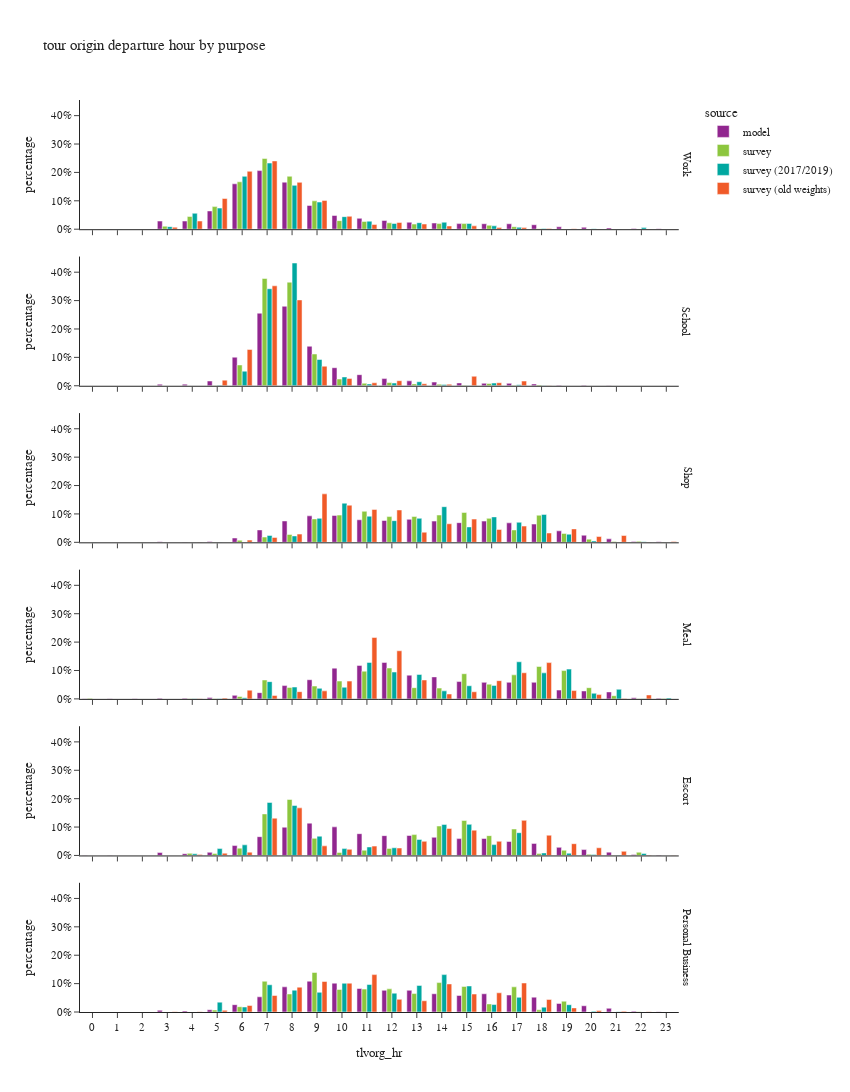

Notebook code for this chart:
### Code cell
df_plot = df_tour.groupby(['tlvorg_hr','pdpurp_label','source'])['toexpfac'].agg(sample_count='size', toexpfac='sum').reset_index()
df_plot['percentage'] = df_plot.groupby(['pdpurp_label','source'], group_keys=False)['toexpfac']. \
    apply(lambda x: x / float(x.sum()))

fig = px.bar(df_plot.sort_values(['source','pdpurp_label']),
             x="tlvorg_hr", y="percentage", color="source",barmode="group",
             facet_row='pdpurp_label',
             hover_data=['toexpfac','sample_count'],
             title="tour origin departure hour by purpose")
fig.update_layout(height=1500, width=850)
fig.for_each_annotation(lambda a: a.update(text = a.text.split("=")[-1]))
fig.for_each_xaxis(lambda a: a.update(dict(dtick = 1, categoryorder='category ascending')))
fig.for_each_yaxis(lambda a: a.update(dict(tickformat=".0%")))
fig.show()

### Figure 1 — Plotly figure (JSON) as saved in the notebook; plotly's stock layout.template omitted (floating-point values rounded to 4 significant figures)
{"data": [{"alignmentgroup": "True", "customdata": [[764.0, 764.0], [471.0, 471.0], [183.0, 183.0], [22820.0, 22820.0], [22830.0, 22830.0], [51110.0, 51110.0], [127000.0, 127000.0], [164000.0, 164000.0], [131600.0, 131600.0], [66430.0, 66430.0], [38330.0, 38330.0], [30360.0, 30360.0], [24460.0, 24460.0], [19500.0, 19500.0], [17310.0, 17310.0], [15640.0, 15640.0], [15300.0, 15300.0], [15200.0, 15200.0], [12530.0, 12530.0], [6754.0, 6754.0], [5371.0, 5371.0], [3661.0, 3661.0], [1676.0, 1676.0], [1141.0, 1141.0]], "hovertemplate": "source=model<br>pdpurp_label=Work<br>tlvorg_hr=%{x}<br>percentage=%{y}<br>toexpfac=%{customdata[0]}<br>sample_count=%{customdata[1]}<extra></extra>", "legendgroup": "model", "marker": {"color": "#91268F", "pattern": {"shape": ""}}, "name": "model", "offsetgroup": "model", "orientation": "v", "showlegend": true, "textposition": "auto", "type": "bar", "x": [0, 1, 2, 3, 4, 5, 6, 7, 8, 9, 10, 11, 12, 13, 14, 15, 16, 17, 18, 19, 20, 21, 22, 23], "xaxis": "x6", "y": [0.0009616, 0.0005928, 0.0002303, 0.02872, 0.02873, 0.06433, 0.1599, 0.2064, 0.1657, 0.08361, 0.04825, 0.03821, 0.03079, 0.02454, 0.02179, 0.01969, 0.01926, 0.01914, 0.01577, 0.008501, 0.00676, 0.004608, 0.002109, 0.001436], "yaxis": "y6"}, {"alignmentgroup": "True", "customdata": [[0.0, 0.0], [0.0, 0.0], [0.0, 0.0], [1355.0, 1355.0], [1440.0, 1440.0], [4217.0, 4217.0], [25240.0, 25240.0], [64120.0, 64120.0], [70240.0, 70240.0], [34910.0, 34910.0], [15950.0, 15950.0], [9810.0, 9810.0], [6342.0, 6342.0], [4357.0, 4357.0], [3260.0, 3260.0], [2521.0, 2521.0], [2177.0, 2177.0], [2118.0, 2118.0], [1574.0, 1574.0], [490.0, 490.0], [480.0, 480.0], [265.0, 265.0], [1.0, 1.0], [0.0, 0.0]], "hovertemplate": "source=model<br>pdpurp_label=School<br>tlvorg_hr=%{x}<br>percentage=%{y}<br>toexpfac=%{customdata[0]}<br>sample_count=%{customdata[1]}<extra></extra>", "legendgroup": "model", "marker": {"color": "#91268F", "pattern": {"shape": ""}}, "name": "model", "offsetgroup": "model", "orientation": "v", "showlegend": false, "textposition": "auto", "type": "bar", "x": [0, 1, 2, 3, 4, 5, 6, 7, 8, 9, 10, 11, 12, 13, 14, 15, 16, 17, 18, 19, 20, 21, 22, 23], "xaxis": "x5", "y": [0.0, 0.0, 0.0, 0.005402, 0.00574, 0.01681, 0.1006, 0.2556, 0.28, 0.1392, 0.06357, 0.03911, 0.02528, 0.01737, 0.013, 0.01005, 0.008678, 0.008443, 0.006275, 0.001953, 0.001913, 0.001056, 3.986e-06, 0.0], "yaxis": "y5"}, {"alignmentgroup": "True", "customdata": [[168.0, 168.0], [133.0, 133.0], [63.0, 63.0], [662.0, 662.0], [484.0, 484.0], [1208.0, 1208.0], [6059.0, 6059.0], [17420.0, 17420.0], [30020.0, 30020.0], [37190.0, 37190.0], [37750.0, 37750.0], [31670.0, 31670.0], [30640.0, 30640.0], [32280.0, 32280.0], [29820.0, 29820.0], [27620.0, 27620.0], [29820.0, 29820.0], [27380.0, 27380.0], [25630.0, 25630.0], [16130.0, 16130.0], [9965.0, 9965.0], [4850.0, 4850.0], [1247.0, 1247.0], [635.0, 635.0]], "hovertemplate": "source=model<br>pdpurp_label=Shop<br>tlvorg_hr=%{x}<br>percentage=%{y}<br>toexpfac=%{customdata[0]}<br>sample_count=%{customdata[1]}<extra></extra>", "legendgroup": "model", "marker": {"color": "#91268F", "pattern": {"shape": ""}}, "name": "model", "offsetgroup": "model", "orientation": "v", "showlegend": false, "textposition": "auto", "type": "bar", "x": [0, 1, 2, 3, 4, 5, 6, 7, 8, 9, 10, 11, 12, 13, 14, 15, 16, 17, 18, 19, 20, 21, 22, 23], "xaxis": "x4", "y": [0.0004212, 0.0003335, 0.000158, 0.00166, 0.001214, 0.003029, 0.01519, 0.04367, 0.07526, 0.09325, 0.09464, 0.0794, 0.07682, 0.08093, 0.07477, 0.06924, 0.07478, 0.06865, 0.06427, 0.04043, 0.02499, 0.01216, 0.003127, 0.001592], "yaxis": "y4"}, {"alignmentgroup": "True", "customdata": [[288.0, 288.0], [210.0, 210.0], [74.0, 74.0], [837.0, 837.0], [778.0, 778.0], [1826.0, 1826.0], [4732.0, 4732.0], [8387.0, 8387.0], [17880.0, 17880.0], [25770.0, 25770.0], [41340.0, 41340.0], [45000.0, 45000.0], [49020.0, 49020.0], [31900.0, 31900.0], [29590.0, 29590.0], [23290.0, 23290.0], [22220.0, 22220.0], [22300.0, 22300.0], [22280.0, 22280.0], [11860.0, 11860.0], [10670.0, 10670.0], [9356.0, 9356.0], [1484.0, 1484.0], [743.0, 743.0]], "hovertemplate": "source=model<br>pdpurp_label=Meal<br>tlvorg_hr=%{x}<br>percentage=%{y}<br>toexpfac=%{customdata[0]}<br>sample_count=%{customdata[1]}<extra></extra>", "legendgroup": "model", "marker": {"color": "#91268F", "pattern": {"shape": ""}}, "name": "model", "offsetgroup": "model", "orientation": "v", "showlegend": false, "textposition": "auto", "type": "bar", "x": [0, 1, 2, 3, 4, 5, 6, 7, 8, 9, 10, 11, 12, 13, 14, 15, 16, 17, 18, 19, 20, 21, 22, 23], "xaxis": "x3", "y": [0.0007542, 0.00055, 0.0001938, 0.002192, 0.002037, 0.004782, 0.01239, 0.02196, 0.04683, 0.06749, 0.1083, 0.1178, 0.1284, 0.08353, 0.0775, 0.061, 0.0582, 0.05841, 0.05836, 0.03105, 0.02793, 0.0245, 0.003886, 0.001946], "yaxis": "y3"}, {"alignmentgroup": "True", "customdata": [[115.0, 115.0], [122.0, 122.0], [59.0, 59.0], [3386.0, 3386.0], [2046.0, 2046.0], [3626.0, 3626.0], [11540.0, 11540.0], [21920.0, 21920.0], [32950.0, 32950.0], [37720.0, 37720.0], [33380.0, 33380.0], [25420.0, 25420.0], [23120.0, 23120.0], [23280.0, 23280.0], [21160.0, 21160.0], [19650.0, 19650.0], [19810.0, 19810.0], [16320.0, 16320.0], [14080.0, 14080.0], [9440.0, 9440.0], [6874.0, 6874.0], [3848.0, 3848.0], [1117.0, 1117.0], [559.0, 559.0]], "hovertemplate": "source=model<br>pdpurp_label=Escort<br>tlvorg_hr=%{x}<br>percentage=%{y}<br>toexpfac=%{customdata[0]}<br>sample_count=%{customdata[1]}<extra></extra>", "legendgroup": "model", "marker": {"color": "#91268F", "pattern": {"shape": ""}}, "name": "model", "offsetgroup": "model", "orientation": "v", "showlegend": false, "textposition": "auto", "type": "bar", "x": [0, 1, 2, 3, 4, 5, 6, 7, 8, 9, 10, 11, 12, 13, 14, 15, 16, 17, 18, 19, 20, 21, 22, 23], "xaxis": "x2", "y": [0.0003469, 0.000368, 0.000178, 0.01021, 0.006171, 0.01094, 0.03481, 0.06612, 0.09939, 0.1138, 0.1007, 0.07666, 0.06974, 0.07023, 0.06383, 0.05926, 0.05975, 0.04921, 0.04246, 0.02847, 0.02073, 0.01161, 0.003369, 0.001686], "yaxis": "y2"}, {"alignmentgroup": "True", "customdata": [[90.0, 90.0], [56.0, 56.0], [28.0, 28.0], [1346.0, 1346.0], [798.0, 798.0], [1780.0, 1780.0], [5716.0, 5716.0], [11870.0, 11870.0], [19650.0, 19650.0], [24080.0, 24080.0], [22520.0, 22520.0], [18350.0, 18350.0], [16940.0, 16940.0], [16960.0, 16960.0], [14250.0, 14250.0], [12900.0, 12900.0], [14240.0, 14240.0], [13250.0, 13250.0], [11600.0, 11600.0], [6680.0, 6680.0], [4878.0, 4878.0], [2888.0, 2888.0], [617.0, 617.0], [285.0, 285.0]], "hovertemplate": "source=model<br>pdpurp_label=Personal Business<br>tlvorg_hr=%{x}<br>percentage=%{y}<br>toexpfac=%{customdata[0]}<br>sample_count=%{customdata[1]}<extra></extra>", "legendgroup": "model", "marker": {"color": "#91268F", "pattern": {"shape": ""}}, "name": "model", "offsetgroup": "model", "orientation": "v", "showlegend": false, "textposition": "auto", "type": "bar", "x": [0, 1, 2, 3, 4, 5, 6, 7, 8, 9, 10, 11, 12, 13, 14, 15, 16, 17, 18, 19, 20, 21, 22, 23], "xaxis": "x", "y": [0.0004058, 0.0002525, 0.0001263, 0.006069, 0.003598, 0.008026, 0.02577, 0.05352, 0.08861, 0.1086, 0.1015, 0.08275, 0.07637, 0.07646, 0.06426, 0.05818, 0.06422, 0.05975, 0.05232, 0.03012, 0.022, 0.01302, 0.002782, 0.001285], "yaxis": "y"}, {"alignmentgroup": "True", "customdata": [[0.0, 0.0], [336.4, 1.0], [0.0, 0.0], [17150.0, 21.0], [72310.0, 65.0], [128300.0, 135.0], [268900.0, 369.0], [401100.0, 614.0], [300300.0, 504.0], [161000.0, 292.0], [48640.0, 170.0], [44030.0, 99.0], [36170.0, 106.0], [28940.0, 69.0], [31650.0, 62.0], [31910.0, 50.0], [22130.0, 33.0], [14290.0, 34.0], [2268.0, 10.0], [865.1, 7.0], [314.1, 7.0], [132.0, 3.0], [449.3, 6.0], [273.0, 1.0]], "hovertemplate": "source=survey<br>pdpurp_label=Work<br>tlvorg_hr=%{x}<br>percentage=%{y}<br>toexpfac=%{customdata[0]}<br>sample_count=%{customdata[1]}<extra></extra>", "legendgroup": "survey", "marker": {"color": "#8CC63E", "pattern": {"shape": ""}}, "name": "survey", "offsetgroup": "survey", "orientation": "v", "showlegend": true, "textposition": "auto", "type": "bar", "x": [0, 1, 2, 3, 4, 5, 6, 7, 8, 9, 10, 11, 12, 13, 14, 15, 16, 17, 18, 19, 20, 21, 22, 23], "xaxis": "x6", "y": [0.0, 0.0002088, 0.0, 0.01065, 0.04487, 0.07959, 0.1669, 0.2489, 0.1864, 0.0999, 0.03019, 0.02732, 0.02245, 0.01796, 0.01964, 0.0198, 0.01373, 0.008868, 0.001407, 0.0005368, 0.0001949, 8.192e-05, 0.0002788, 0.0001694], "yaxis": "y6"}, {"alignmentgroup": "True", "customdata": [[0.0, 0.0], [0.0, 0.0], [0.0, 0.0], [0.0, 0.0], [100.6, 1.0], [527.1, 4.0], [41580.0, 28.0], [214400.0, 229.0], [207000.0, 262.0], [63500.0, 55.0], [13430.0, 19.0], [5004.0, 14.0], [6448.0, 9.0], [3757.0, 11.0], [3158.0, 6.0], [1223.0, 4.0], [4539.0, 7.0], [1008.0, 5.0], [1756.0, 1.0], [0.0, 0.0], [0.0, 0.0], [0.0, 0.0], [0.0, 0.0], [0.0, 0.0]], "hovertemplate": "source=survey<br>pdpurp_label=School<br>tlvorg_hr=%{x}<br>percentage=%{y}<br>toexpfac=%{customdata[0]}<br>sample_count=%{customdata[1]}<extra></extra>", "legendgroup": "survey", "marker": {"color": "#8CC63E", "pattern": {"shape": ""}}, "name": "survey", "offsetgroup": "survey", "orientation": "v", "showlegend": false, "textposition": "auto", "type": "bar", "x": [0, 1, 2, 3, 4, 5, 6, 7, 8, 9, 10, 11, 12, 13, 14, 15, 16, 17, 18, 19, 20, 21, 22, 23], "xaxis": "x5", "y": [0.0, 0.0, 0.0, 0.0, 0.0001772, 0.0009289, 0.07327, 0.3778, 0.3648, 0.1119, 0.02367, 0.008818, 0.01136, 0.006621, 0.005565, 0.002155, 0.007999, 0.001777, 0.003095, 0.0, 0.0, 0.0, 0.0, 0.0], "yaxis": "y5"}, {"alignmentgroup": "True", "customdata": [[166.5, 1.0], [0.0, 0.0], [662.2, 1.0], [0.0, 0.0], [0.0, 0.0], [901.1, 5.0], [5533.0, 8.0], [14050.0, 36.0], [21060.0, 53.0], [62440.0, 115.0], [72560.0, 163.0], [82710.0, 122.0], [68650.0, 124.0], [68940.0, 135.0], [72800.0, 154.0], [79680.0, 111.0], [63890.0, 110.0], [32990.0, 119.0], [72340.0, 102.0], [23720.0, 89.0], [8448.0, 32.0], [2343.0, 14.0], [2725.0, 7.0], [728.9, 3.0]], "hovertemplate": "source=survey<br>pdpurp_label=Shop<br>tlvorg_hr=%{x}<br>percentage=%{y}<br>toexpfac=%{customdata[0]}<br>sample_count=%{customdata[1]}<extra></extra>", "legendgroup": "survey", "marker": {"color": "#8CC63E", "pattern": {"shape": ""}}, "name": "survey", "offsetgroup": "survey", "orientation": "v", "showlegend": false, "textposition": "auto", "type": "bar", "x": [0, 1, 2, 3, 4, 5, 6, 7, 8, 9, 10, 11, 12, 13, 14, 15, 16, 17, 18, 19, 20, 21, 22, 23], "xaxis": "x4", "y": [0.0002198, 0.0, 0.0008745, 0.0, 0.0, 0.00119, 0.007306, 0.01855, 0.02781, 0.08245, 0.09581, 0.1092, 0.09065, 0.09103, 0.09612, 0.1052, 0.08436, 0.04356, 0.09552, 0.03132, 0.01115, 0.003093, 0.003599, 0.0009624], "yaxis": "y4"}, {"alignmentgroup": "True", "customdata": [[733.8, 1.0], [0.0, 0.0], [0.0, 0.0], [0.0, 0.0], [27.04, 1.0], [53.44, 2.0], [3394.0, 8.0], [27090.0, 20.0], [16390.0, 44.0], [18410.0, 49.0], [25540.0, 57.0], [39730.0, 106.0], [44270.0, 116.0], [16100.0, 61.0], [15470.0, 38.0], [36080.0, 56.0], [21110.0, 57.0], [34460.0, 96.0], [46460.0, 104.0], [40580.0, 55.0], [16040.0, 32.0], [4544.0, 11.0], [74.74, 2.0], [687.0, 2.0]], "hovertemplate": "source=survey<br>pdpurp_label=Meal<br>tlvorg_hr=%{x}<br>percentage=%{y}<br>toexpfac=%{customdata[0]}<br>sample_count=%{customdata[1]}<extra></extra>", "legendgroup": "survey", "marker": {"color": "#8CC63E", "pattern": {"shape": ""}}, "name": "survey", "offsetgroup": "survey", "orientation": "v", "showlegend": false, "textposition": "auto", "type": "bar", "x": [0, 1, 2, 3, 4, 5, 6, 7, 8, 9, 10, 11, 12, 13, 14, 15, 16, 17, 18, 19, 20, 21, 22, 23], "xaxis": "x3", "y": [0.001802, 0.0, 0.0, 0.0, 6.64e-05, 0.0001312, 0.008334, 0.06653, 0.04025, 0.0452, 0.06272, 0.09756, 0.1087, 0.03954, 0.038, 0.08859, 0.05183, 0.08462, 0.1141, 0.09964, 0.03938, 0.01116, 0.0001835, 0.001687], "yaxis": "y3"}, {"alignmentgroup": "True", "customdata": [[0.0, 0.0], [0.0, 0.0], [0.0, 0.0], [0.0, 0.0], [4703.0, 1.0], [4201.0, 8.0], [16250.0, 15.0], [92460.0, 112.0], [124600.0, 150.0], [38040.0, 46.0], [6704.0, 27.0], [11530.0, 23.0], [15610.0, 38.0], [46400.0, 47.0], [65470.0, 72.0], [77810.0, 81.0], [44100.0, 55.0], [58810.0, 53.0], [4068.0, 17.0], [11480.0, 16.0], [2445.0, 8.0], [383.1, 5.0], [7072.0, 5.0], [0.0, 0.0]], "hovertemplate": "source=survey<br>pdpurp_label=Escort<br>tlvorg_hr=%{x}<br>percentage=%{y}<br>toexpfac=%{customdata[0]}<br>sample_count=%{customdata[1]}<extra></extra>", "legendgroup": "survey", "marker": {"color": "#8CC63E", "pattern": {"shape": ""}}, "name": "survey", "offsetgroup": "survey", "orientation": "v", "showlegend": false, "textposition": "auto", "type": "bar", "x": [0, 1, 2, 3, 4, 5, 6, 7, 8, 9, 10, 11, 12, 13, 14, 15, 16, 17, 18, 19, 20, 21, 22, 23], "xaxis": "x2", "y": [0.0, 0.0, 0.0, 0.0, 0.00744, 0.006646, 0.02571, 0.1463, 0.1971, 0.06019, 0.01061, 0.01823, 0.0247, 0.07341, 0.1036, 0.1231, 0.06976, 0.09304, 0.006436, 0.01816, 0.003868, 0.0006061, 0.01119, 0.0], "yaxis": "y2"}, {"alignmentgroup": "True", "customdata": [[0.0, 0.0], [0.0, 0.0], [0.0, 0.0], [0.0, 0.0], [0.0, 0.0], [2697.0, 5.0], [7478.0, 21.0], [43490.0, 62.0], [25500.0, 68.0], [55940.0, 89.0], [31850.0, 93.0], [32360.0, 73.0], [32720.0, 84.0], [26080.0, 86.0], [41580.0, 81.0], [36180.0, 68.0], [11410.0, 53.0], [35590.0, 36.0], [3055.0, 22.0], [15270.0, 15.0], [7.951, 1.0], [34.19, 1.0], [229.0, 1.0], [0.0, 0.0]], "hovertemplate": "source=survey<br>pdpurp_label=Personal Business<br>tlvorg_hr=%{x}<br>percentage=%{y}<br>toexpfac=%{customdata[0]}<br>sample_count=%{customdata[1]}<extra></extra>", "legendgroup": "survey", "marker": {"color": "#8CC63E", "pattern": {"shape": ""}}, "name": "survey", "offsetgroup": "survey", "orientation": "v", "showlegend": false, "textposition": "auto", "type": "bar", "x": [0, 1, 2, 3, 4, 5, 6, 7, 8, 9, 10, 11, 12, 13, 14, 15, 16, 17, 18, 19, 20, 21, 22, 23], "xaxis": "x", "y": [0.0, 0.0, 0.0, 0.0, 0.0, 0.006719, 0.01863, 0.1083, 0.06352, 0.1393, 0.07934, 0.08059, 0.08151, 0.06495, 0.1036, 0.09011, 0.02841, 0.08864, 0.00761, 0.03804, 1.98e-05, 8.516e-05, 0.0005704, 0.0], "yaxis": "y"}, {"alignmentgroup": "True", "customdata": [[0.0, 0.0], [552.0, 1.0], [0.0, 0.0], [12100.0, 20.0], [74930.0, 63.0], [99400.0, 126.0], [248900.0, 354.0], [311400.0, 588.0], [206300.0, 495.0], [127700.0, 269.0], [59090.0, 166.0], [37770.0, 93.0], [26890.0, 95.0], [30690.0, 67.0], [32950.0, 59.0], [26990.0, 52.0], [15880.0, 27.0], [9068.0, 38.0], [3106.0, 10.0], [1355.0, 8.0], [2492.0, 8.0], [1284.0, 3.0], [7464.0, 6.0], [256.0, 1.0]], "hovertemplate": "source=survey (2017/2019)<br>pdpurp_label=Work<br>tlvorg_hr=%{x}<br>percentage=%{y}<br>toexpfac=%{customdata[0]}<br>sample_count=%{customdata[1]}<extra></extra>", "legendgroup": "survey (2017/2019)", "marker": {"color": "#00A7A0", "pattern": {"shape": ""}}, "name": "survey (2017/2019)", "offsetgroup": "survey (2017/2019)", "orientation": "v", "showlegend": true, "textposition": "auto", "type": "bar", "x": [0, 1, 2, 3, 4, 5, 6, 7, 8, 9, 10, 11, 12, 13, 14, 15, 16, 17, 18, 19, 20, 21, 22, 23], "xaxis": "x6", "y": [0.0, 0.000413, 0.0, 0.009056, 0.05606, 0.07437, 0.1862, 0.233, 0.1544, 0.09554, 0.04421, 0.02826, 0.02012, 0.02296, 0.02465, 0.0202, 0.01188, 0.006784, 0.002324, 0.001014, 0.001864, 0.0009608, 0.005584, 0.0001915], "yaxis": "y6"}, {"alignmentgroup": "True", "customdata": [[0.0, 0.0], [0.0, 0.0], [0.0, 0.0], [0.0, 0.0], [75.6, 1.0], [944.6, 3.0], [26700.0, 28.0], [177700.0, 225.0], [224800.0, 254.0], [48090.0, 55.0], [16160.0, 16.0], [3333.0, 11.0], [5016.0, 10.0], [7405.0, 9.0], [2230.0, 10.0], [387.8, 5.0], [4970.0, 6.0], [1663.0, 16.0], [278.9, 2.0], [156.1, 1.0], [0.0, 0.0], [0.0, 0.0], [0.0, 0.0], [0.0, 0.0]], "hovertemplate": "source=survey (2017/2019)<br>pdpurp_label=School<br>tlvorg_hr=%{x}<br>percentage=%{y}<br>toexpfac=%{customdata[0]}<br>sample_count=%{customdata[1]}<extra></extra>", "legendgroup": "survey (2017/2019)", "marker": {"color": "#00A7A0", "pattern": {"shape": ""}}, "name": "survey (2017/2019)", "offsetgroup": "survey (2017/2019)", "orientation": "v", "showlegend": false, "textposition": "auto", "type": "bar", "x": [0, 1, 2, 3, 4, 5, 6, 7, 8, 9, 10, 11, 12, 13, 14, 15, 16, 17, 18, 19, 20, 21, 22, 23], "xaxis": "x5", "y": [0.0, 0.0, 0.0, 0.0, 0.0001454, 0.001817, 0.05135, 0.3419, 0.4323, 0.09249, 0.03108, 0.006411, 0.009647, 0.01424, 0.004288, 0.0007459, 0.009559, 0.003199, 0.0005365, 0.0003002, 0.0, 0.0, 0.0, 0.0], "yaxis": "y5"}, {"alignmentgroup": "True", "customdata": [[484.4, 1.0], [0.0, 0.0], [306.3, 1.0], [0.0, 0.0], [0.0, 0.0], [666.5, 5.0], [313.3, 3.0], [14570.0, 36.0], [13520.0, 51.0], [50810.0, 115.0], [82880.0, 157.0], [55310.0, 114.0], [45890.0, 117.0], [50830.0, 126.0], [75500.0, 148.0], [32650.0, 103.0], [53870.0, 99.0], [42470.0, 112.0], [59090.0, 92.0], [17190.0, 83.0], [2934.0, 23.0], [766.9, 9.0], [1308.0, 7.0], [8.11, 1.0]], "hovertemplate": "source=survey (2017/2019)<br>pdpurp_label=Shop<br>tlvorg_hr=%{x}<br>percentage=%{y}<br>toexpfac=%{customdata[0]}<br>sample_count=%{customdata[1]}<extra></extra>", "legendgroup": "survey (2017/2019)", "marker": {"color": "#00A7A0", "pattern": {"shape": ""}}, "name": "survey (2017/2019)", "offsetgroup": "survey (2017/2019)", "orientation": "v", "showlegend": false, "textposition": "auto", "type": "bar", "x": [0, 1, 2, 3, 4, 5, 6, 7, 8, 9, 10, 11, 12, 13, 14, 15, 16, 17, 18, 19, 20, 21, 22, 23], "xaxis": "x4", "y": [0.0008055, 0.0, 0.0005094, 0.0, 0.0, 0.001108, 0.0005209, 0.02422, 0.02248, 0.0845, 0.1378, 0.09197, 0.07631, 0.08452, 0.1256, 0.0543, 0.08958, 0.07062, 0.09826, 0.02859, 0.004879, 0.001275, 0.002174, 1.349e-05], "yaxis": "y4"}, {"alignmentgroup": "True", "customdata": [[0.0, 0.0], [0.0, 0.0], [0.0, 0.0], [0.0, 0.0], [10.64, 1.0], [45.94, 2.0], [1619.0, 7.0], [24190.0, 21.0], [16590.0, 43.0], [14800.0, 46.0], [16320.0, 53.0], [51140.0, 105.0], [37660.0, 109.0], [34280.0, 57.0], [11240.0, 37.0], [18420.0, 53.0], [18900.0, 57.0], [52020.0, 88.0], [36490.0, 99.0], [41740.0, 51.0], [7901.0, 30.0], [13430.0, 12.0], [71.55, 2.0], [1329.0, 2.0]], "hovertemplate": "source=survey (2017/2019)<br>pdpurp_label=Meal<br>tlvorg_hr=%{x}<br>percentage=%{y}<br>toexpfac=%{customdata[0]}<br>sample_count=%{customdata[1]}<extra></extra>", "legendgroup": "survey (2017/2019)", "marker": {"color": "#00A7A0", "pattern": {"shape": ""}}, "name": "survey (2017/2019)", "offsetgroup": "survey (2017/2019)", "orientation": "v", "showlegend": false, "textposition": "auto", "type": "bar", "x": [0, 1, 2, 3, 4, 5, 6, 7, 8, 9, 10, 11, 12, 13, 14, 15, 16, 17, 18, 19, 20, 21, 22, 23], "xaxis": "x3", "y": [0.0, 0.0, 0.0, 0.0, 2.672e-05, 0.0001154, 0.004067, 0.06074, 0.04167, 0.03716, 0.04099, 0.1284, 0.09458, 0.08609, 0.02823, 0.04625, 0.04746, 0.1306, 0.09164, 0.1048, 0.01984, 0.03373, 0.0001797, 0.003337], "yaxis": "y3"}, {"alignmentgroup": "True", "customdata": [[0.0, 0.0], [0.0, 0.0], [0.0, 0.0], [0.0, 0.0], [3757.0, 1.0], [15980.0, 13.0], [24640.0, 18.0], [123300.0, 121.0], [116100.0, 163.0], [44780.0, 57.0], [15900.0, 30.0], [19720.0, 29.0], [17820.0, 43.0], [37190.0, 52.0], [72150.0, 80.0], [72330.0, 86.0], [25180.0, 63.0], [52930.0, 69.0], [5788.0, 25.0], [5243.0, 17.0], [2042.0, 8.0], [898.5, 5.0], [4675.0, 5.0], [0.0, 0.0]], "hovertemplate": "source=survey (2017/2019)<br>pdpurp_label=Escort<br>tlvorg_hr=%{x}<br>percentage=%{y}<br>toexpfac=%{customdata[0]}<br>sample_count=%{customdata[1]}<extra></extra>", "legendgroup": "survey (2017/2019)", "marker": {"color": "#00A7A0", "pattern": {"shape": ""}}, "name": "survey (2017/2019)", "offsetgroup": "survey (2017/2019)", "orientation": "v", "showlegend": false, "textposition": "auto", "type": "bar", "x": [0, 1, 2, 3, 4, 5, 6, 7, 8, 9, 10, 11, 12, 13, 14, 15, 16, 17, 18, 19, 20, 21, 22, 23], "xaxis": "x2", "y": [0.0, 0.0, 0.0, 0.0, 0.005688, 0.02419, 0.03731, 0.1867, 0.1758, 0.06781, 0.02407, 0.02986, 0.02698, 0.0563, 0.1092, 0.1095, 0.03813, 0.08014, 0.008763, 0.007938, 0.003091, 0.001361, 0.007079, 0.0], "yaxis": "y2"}, {"alignmentgroup": "True", "customdata": [[0.0, 0.0], [0.0, 0.0], [0.0, 0.0], [0.0, 0.0], [0.0, 0.0], [10660.0, 5.0], [5381.0, 21.0], [29390.0, 57.0], [23570.0, 54.0], [21270.0, 80.0], [31020.0, 82.0], [29670.0, 61.0], [20350.0, 73.0], [28690.0, 79.0], [40370.0, 73.0], [28110.0, 55.0], [8037.0, 44.0], [15870.0, 29.0], [5255.0, 16.0], [7877.0, 12.0], [817.9, 8.0], [208.4, 3.0], [46.94, 1.0], [0.0, 0.0]], "hovertemplate": "source=survey (2017/2019)<br>pdpurp_label=Personal Business<br>tlvorg_hr=%{x}<br>percentage=%{y}<br>toexpfac=%{customdata[0]}<br>sample_count=%{customdata[1]}<extra></extra>", "legendgroup": "survey (2017/2019)", "marker": {"color": "#00A7A0", "pattern": {"shape": ""}}, "name": "survey (2017/2019)", "offsetgroup": "survey (2017/2019)", "orientation": "v", "showlegend": false, "textposition": "auto", "type": "bar", "x": [0, 1, 2, 3, 4, 5, 6, 7, 8, 9, 10, 11, 12, 13, 14, 15, 16, 17, 18, 19, 20, 21, 22, 23], "xaxis": "x", "y": [0.0, 0.0, 0.0, 0.0, 0.0, 0.03478, 0.01755, 0.09586, 0.07687, 0.06936, 0.1012, 0.09677, 0.06637, 0.09358, 0.1317, 0.0917, 0.02621, 0.05177, 0.01714, 0.02569, 0.002668, 0.0006798, 0.0001531, 0.0], "yaxis": "y"}, {"alignmentgroup": "True", "customdata": [[663.4, 1.0], [0.0, 0.0], [66.61, 2.0], [11540.0, 35.0], [47070.0, 144.0], [176800.0, 464.0], [333500.0, 1342.0], [393100.0, 2287.0], [269800.0, 1877.0], [165900.0, 1035.0], [74340.0, 457.0], [26840.0, 262.0], [38840.0, 243.0], [29710.0, 196.0], [18520.0, 130.0], [19190.0, 73.0], [10080.0, 76.0], [9235.0, 64.0], [4129.0, 39.0], [2190.0, 13.0], [1627.0, 10.0], [2.034, 1.0], [988.7, 2.0], [988.7, 2.0]], "hovertemplate": "source=survey (old weights)<br>pdpurp_label=Work<br>tlvorg_hr=%{x}<br>percentage=%{y}<br>toexpfac=%{customdata[0]}<br>sample_count=%{customdata[1]}<extra></extra>", "legendgroup": "survey (old weights)", "marker": {"color": "#F05A28", "pattern": {"shape": ""}}, "name": "survey (old weights)", "offsetgroup": "survey (old weights)", "orientation": "v", "showlegend": true, "textposition": "auto", "type": "bar", "x": [0, 1, 2, 3, 4, 5, 6, 7, 8, 9, 10, 11, 12, 13, 14, 15, 16, 17, 18, 19, 20, 21, 22, 23], "xaxis": "x6", "y": [0.0004057, 0.0, 4.074e-05, 0.007056, 0.02879, 0.1081, 0.204, 0.2404, 0.165, 0.1015, 0.04547, 0.01642, 0.02376, 0.01817, 0.01133, 0.01173, 0.006165, 0.005648, 0.002525, 0.001339, 0.0009952, 1.244e-06, 0.0006047, 0.0006047], "yaxis": "y6"}, {"alignmentgroup": "True", "customdata": [[0.0, 0.0], [0.0, 0.0], [0.0, 0.0], [0.0, 0.0], [0.0, 0.0], [10420.0, 19.0], [67140.0, 117.0], [185000.0, 500.0], [158900.0, 567.0], [36240.0, 140.0], [13590.0, 57.0], [5464.0, 29.0], [9372.0, 46.0], [3741.0, 32.0], [2900.0, 33.0], [17570.0, 29.0], [5635.0, 27.0], [8699.0, 38.0], [675.1, 11.0], [75.15, 3.0], [0.0, 0.0], [0.0, 0.0], [0.0, 0.0], [0.0, 0.0]], "hovertemplate": "source=survey (old weights)<br>pdpurp_label=School<br>tlvorg_hr=%{x}<br>percentage=%{y}<br>toexpfac=%{customdata[0]}<br>sample_count=%{customdata[1]}<extra></extra>", "legendgroup": "survey (old weights)", "marker": {"color": "#F05A28", "pattern": {"shape": ""}}, "name": "survey (old weights)", "offsetgroup": "survey (old weights)", "orientation": "v", "showlegend": false, "textposition": "auto", "type": "bar", "x": [0, 1, 2, 3, 4, 5, 6, 7, 8, 9, 10, 11, 12, 13, 14, 15, 16, 17, 18, 19, 20, 21, 22, 23], "xaxis": "x5", "y": [0.0, 0.0, 0.0, 0.0, 0.0, 0.01984, 0.1278, 0.3521, 0.3024, 0.06898, 0.02586, 0.0104, 0.01784, 0.00712, 0.005519, 0.03345, 0.01073, 0.01656, 0.001285, 0.000143, 0.0, 0.0, 0.0, 0.0], "yaxis": "y5"}, {"alignmentgroup": "True", "customdata": [[83.25, 2.0], [0.0, 0.0], [0.5453, 1.0], [11.09, 1.0], [608.1, 3.0], [313.6, 3.0], [6154.0, 16.0], [13480.0, 54.0], [22830.0, 87.0], [134200.0, 211.0], [102900.0, 225.0], [91120.0, 230.0], [89630.0, 201.0], [28020.0, 219.0], [51440.0, 190.0], [64360.0, 200.0], [35570.0, 203.0], [44950.0, 206.0], [25820.0, 201.0], [37190.0, 173.0], [16070.0, 97.0], [18880.0, 49.0], [557.4, 17.0], [2124.0, 7.0]], "hovertemplate": "source=survey (old weights)<br>pdpurp_label=Shop<br>tlvorg_hr=%{x}<br>percentage=%{y}<br>toexpfac=%{customdata[0]}<br>sample_count=%{customdata[1]}<extra></extra>", "legendgroup": "survey (old weights)", "marker": {"color": "#F05A28", "pattern": {"shape": ""}}, "name": "survey (old weights)", "offsetgroup": "survey (old weights)", "orientation": "v", "showlegend": false, "textposition": "auto", "type": "bar", "x": [0, 1, 2, 3, 4, 5, 6, 7, 8, 9, 10, 11, 12, 13, 14, 15, 16, 17, 18, 19, 20, 21, 22, 23], "xaxis": "x4", "y": [0.0001059, 0.0, 6.935e-07, 1.41e-05, 0.0007734, 0.0003989, 0.007827, 0.01714, 0.02903, 0.1707, 0.1309, 0.1159, 0.114, 0.03564, 0.06542, 0.08185, 0.04524, 0.05717, 0.03284, 0.04729, 0.02043, 0.02401, 0.000709, 0.002701], "yaxis": "y4"}, {"alignmentgroup": "True", "customdata": [[0.0, 0.0], [0.0, 0.0], [0.0, 0.0], [0.0, 0.0], [104.4, 2.0], [1004.0, 5.0], [11360.0, 17.0], [4467.0, 65.0], [9392.0, 82.0], [10420.0, 76.0], [23120.0, 88.0], [79800.0, 284.0], [62590.0, 315.0], [24590.0, 131.0], [6321.0, 78.0], [9277.0, 76.0], [23710.0, 119.0], [33990.0, 196.0], [47200.0, 242.0], [10820.0, 164.0], [5593.0, 82.0], [496.2, 23.0], [5109.0, 8.0], [0.0, 0.0]], "hovertemplate": "source=survey (old weights)<br>pdpurp_label=Meal<br>tlvorg_hr=%{x}<br>percentage=%{y}<br>toexpfac=%{customdata[0]}<br>sample_count=%{customdata[1]}<extra></extra>", "legendgroup": "survey (old weights)", "marker": {"color": "#F05A28", "pattern": {"shape": ""}}, "name": "survey (old weights)", "offsetgroup": "survey (old weights)", "orientation": "v", "showlegend": false, "textposition": "auto", "type": "bar", "x": [0, 1, 2, 3, 4, 5, 6, 7, 8, 9, 10, 11, 12, 13, 14, 15, 16, 17, 18, 19, 20, 21, 22, 23], "xaxis": "x3", "y": [0.0, 0.0, 0.0, 0.0, 0.0002826, 0.002719, 0.03074, 0.01209, 0.02543, 0.02822, 0.06258, 0.2161, 0.1695, 0.06658, 0.01711, 0.02512, 0.06419, 0.09202, 0.1278, 0.02928, 0.01514, 0.001343, 0.01383, 0.0], "yaxis": "y3"}, {"alignmentgroup": "True", "customdata": [[0.0, 0.0], [0.0, 0.0], [0.0, 0.0], [69.0, 2.0], [1609.0, 8.0], [3465.0, 13.0], [5062.0, 43.0], [57100.0, 219.0], [72890.0, 233.0], [14690.0, 60.0], [9348.0, 31.0], [14280.0, 49.0], [11400.0, 45.0], [21610.0, 57.0], [41300.0, 101.0], [38700.0, 135.0], [21630.0, 129.0], [53720.0, 109.0], [30990.0, 74.0], [17980.0, 42.0], [11720.0, 24.0], [6335.0, 24.0], [636.9, 9.0], [330.5, 3.0]], "hovertemplate": "source=survey (old weights)<br>pdpurp_label=Escort<br>tlvorg_hr=%{x}<br>percentage=%{y}<br>toexpfac=%{customdata[0]}<br>sample_count=%{customdata[1]}<extra></extra>", "legendgroup": "survey (old weights)", "marker": {"color": "#F05A28", "pattern": {"shape": ""}}, "name": "survey (old weights)", "offsetgroup": "survey (old weights)", "orientation": "v", "showlegend": false, "textposition": "auto", "type": "bar", "x": [0, 1, 2, 3, 4, 5, 6, 7, 8, 9, 10, 11, 12, 13, 14, 15, 16, 17, 18, 19, 20, 21, 22, 23], "xaxis": "x2", "y": [0.0, 0.0, 0.0, 0.0001587, 0.0037, 0.007969, 0.01164, 0.1313, 0.1676, 0.03378, 0.0215, 0.03283, 0.02622, 0.0497, 0.09497, 0.08899, 0.04974, 0.1235, 0.07127, 0.04134, 0.02695, 0.01457, 0.001465, 0.0007599], "yaxis": "y2"}, {"alignmentgroup": "True", "customdata": [[0.0, 0.0], [0.0, 0.0], [0.0, 0.0], [415.1, 5.0], [693.7, 7.0], [4797.0, 19.0], [18700.0, 69.0], [47350.0, 148.0], [71280.0, 291.0], [87580.0, 260.0], [82770.0, 271.0], [107300.0, 182.0], [36320.0, 209.0], [32260.0, 195.0], [80590.0, 192.0], [51540.0, 196.0], [55080.0, 193.0], [83280.0, 171.0], [36070.0, 180.0], [11830.0, 92.0], [4338.0, 39.0], [2041.0, 18.0], [700.4, 9.0], [68.09, 2.0]], "hovertemplate": "source=survey (old weights)<br>pdpurp_label=Personal Business<br>tlvorg_hr=%{x}<br>percentage=%{y}<br>toexpfac=%{customdata[0]}<br>sample_count=%{customdata[1]}<extra></extra>", "legendgroup": "survey (old weights)", "marker": {"color": "#F05A28", "pattern": {"shape": ""}}, "name": "survey (old weights)", "offsetgroup": "survey (old weights)", "orientation": "v", "showlegend": false, "textposition": "auto", "type": "bar", "x": [0, 1, 2, 3, 4, 5, 6, 7, 8, 9, 10, 11, 12, 13, 14, 15, 16, 17, 18, 19, 20, 21, 22, 23], "xaxis": "x", "y": [0.0, 0.0, 0.0, 0.0005094, 0.0008511, 0.005886, 0.02295, 0.05809, 0.08746, 0.1075, 0.1016, 0.1317, 0.04456, 0.03958, 0.09889, 0.06324, 0.06758, 0.1022, 0.04425, 0.01451, 0.005323, 0.002505, 0.0008594, 8.355e-05], "yaxis": "y"}], "layout": {"annotations": [{"font": {}, "showarrow": false, "text": "Personal Business", "textangle": 90, "x": 0.98, "xanchor": "left", "xref": "paper", "y": 0.07083, "yanchor": "middle", "yref": "paper"}, {"font": {}, "showarrow": false, "text": "Escort", "textangle": 90, "x": 0.98, "xanchor": "left", "xref": "paper", "y": 0.2425, "yanchor": "middle", "yref": "paper"}, {"font": {}, "showarrow": false, "text": "Meal", "textangle": 90, "x": 0.98, "xanchor": "left", "xref": "paper", "y": 0.4142, "yanchor": "middle", "yref": "paper"}, {"font": {}, "showarrow": false, "text": "Shop", "textangle": 90, "x": 0.98, "xanchor": "left", "xref": "paper", "y": 0.5858, "yanchor": "middle", "yref": "paper"}, {"font": {}, "showarrow": false, "text": "School", "textangle": 90, "x": 0.98, "xanchor": "left", "xref": "paper", "y": 0.7575, "yanchor": "middle", "yref": "paper"}, {"font": {}, "showarrow": false, "text": "Work", "textangle": 90, "x": 0.98, "xanchor": "left", "xref": "paper", "y": 0.9292, "yanchor": "middle", "yref": "paper"}], "barmode": "group", "height": 1500, "legend": {"title": {"text": "source"}, "tracegroupgap": 0}, "title": {"text": "tour origin departure hour by purpose"}, "width": 850, "xaxis": {"anchor": "y", "categoryorder": "category ascending", "domain": [0.0, 0.98], "dtick": 1, "title": {"text": "tlvorg_hr"}}, "xaxis2": {"anchor": "y2", "categoryorder": "category ascending", "domain": [0.0, 0.98], "dtick": 1, "matches": "x", "showticklabels": false}, "xaxis3": {"anchor": "y3", "categoryorder": "category ascending", "domain": [0.0, 0.98], "dtick": 1, "matches": "x", "showticklabels": false}, "xaxis4": {"anchor": "y4", "categoryorder": "category ascending", "domain": [0.0, 0.98], "dtick": 1, "matches": "x", "showticklabels": false}, "xaxis5": {"anchor": "y5", "categoryorder": "category ascending", "domain": [0.0, 0.98], "dtick": 1, "matches": "x", "showticklabels": false}, "xaxis6": {"anchor": "y6", "categoryorder": "category ascending", "domain": [0.0, 0.98], "dtick": 1, "matches": "x", "showticklabels": false}, "yaxis": {"anchor": "x", "domain": [0.0, 0.1417], "tickformat": ".0%", "title": {"text": "percentage"}}, "yaxis2": {"anchor": "x2", "domain": [0.1717, 0.3133], "matches": "y", "tickformat": ".0%", "title": {"text": "percentage"}}, "yaxis3": {"anchor": "x3", "domain": [0.3433, 0.485], "matches": "y", "tickformat": ".0%", "title": {"text": "percentage"}}, "yaxis4": {"anchor": "x4", "domain": [0.515, 0.6567], "matches": "y", "tickformat": ".0%", "title": {"text": "percentage"}}, "yaxis5": {"anchor": "x5", "domain": [0.6867, 0.8283], "matches": "y", "tickformat": ".0%", "title": {"text": "percentage"}}, "yaxis6": {"anchor": "x6", "domain": [0.8583, 1.0], "matches": "y", "tickformat": ".0%", "title": {"text": "percentage"}}}}
